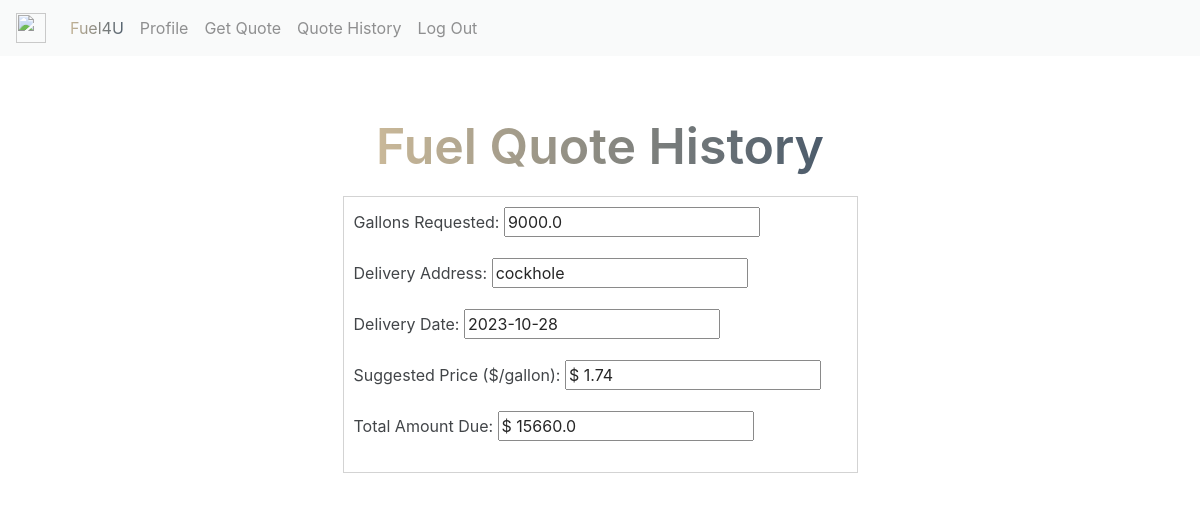
The page /quote_history (signed in) on the database its author committed.
### website/models.py (models this page shows, shortened)
class Quote(db.Model):
    id = db.Column(db.Integer, primary_key=True)
    gallons_requested = db.Column(db.Float, nullable=False)
    delivery_date = db.Column(db.Date, nullable=False)
    suggested_price = db.Column(db.Float)
    total_amount_due = db.Column(db.Float)
    state = db.Column(db.String(2))
    address = db.Column(db.String(150))
    user_id = db.Column(db.Integer, db.ForeignKey('user.id'), nullable=False)
    user = db.relationship('User', back_populates="quotes")

### website/views.py (the view)
@views.route('/quote_history')
def quotehistory():
    return render_template("quotehistory.html", user=current_user)

### website/__init__.py (called while the page is built)
def create_app():
    app = Flask(__name__)
    app.config['SECRET_KEY'] = 'hjshjhdjah kjshkjdhjs'
    app.config['SQLALCHEMY_DATABASE_URI'] = f'sqlite:///{DB_NAME}'
    db.init_app(app)
    from .views import views
    from .auth import auth
    app.register_blueprint(views, url_prefix='/')
    app.register_blueprint(auth, url_prefix='/')
    from .models import User, Quote
    with app.app_context():
        db.create_all()
    login_manager = LoginManager()
    login_manager.login_view = 'auth.login'
    login_manager.init_app(app)
    @login_manager.user_loader
    def load_user(user_id):
        return User.query.filter_by(username=user_id).first()
    return app

### website/templates/quotehistory.html
{% extends "base.html" %} {% block title %}Quote History{% endblock %}
{% block content %}
<div style="padding: 20px; margin: 0 auto; margin-top: 40px; background-color: white; opacity: 85%; width: 50%;">
    <h3 align="center">Fuel Quote History</h3>
    {% for quote in user.quotes[::-1] %}
    <form method="GET" style="margin-top: 20px; border: 1px solid #ccc; padding: 10px;">
        <div class="form-group">
            <label for="gallonsRequested{{ loop.index }}">Gallons Requested:</label>
            <input type="text" id="gallonsRequested{{ loop.index }}" name="gallonsRequested{{ loop.index }}" readonly value="{{ quote.gallons_requested }}">
        </div>
        <div class="form-group">
            <label for="deliveryAddress{{ loop.index }}">Delivery Address:</label>
            <input type="text" id="deliveryAddress{{ loop.index }}" name="deliveryAddress{{ loop.index }}" readonly value="{{ quote.address }}">
        </div>
        <div class="form-group">
            <label for="deliveryDate{{ loop.index }}">Delivery Date:</label>
            <input type="text" id="deliveryDate{{ loop.index }}" name="deliveryDate{{ loop.index }}" readonly value="{{ quote.delivery_date }}">
        </div>
        <div class="form-group">
            <label for="suggestedPrice{{ loop.index }}">Suggested Price ($/gallon):</label>
            <input type="text" id="suggestedPrice{{ loop.index }}" name="suggestedPrice{{ loop.index }}" readonly value="$ {{ quote.suggested_price }}">
        </div>
        <div class="form-group">
            <label for="totalAmount{{ loop.index }}">Total Amount Due:</label>
            <input type="text" id="totalAmount{{ loop.index }}" name="totalAmount{{ loop.index }}" readonly value="$ {{ quote.total_amount_due }}">
        </div>
    </form>
    {% endfor %}
</div>
{% endblock %}

### rows shown on the page
Quote: gallons_requested "9000.0", address "cockhole", delivery_date "2023-10-28", suggested_price "$ 1.74", total_amount_due "$ 15660.0"
